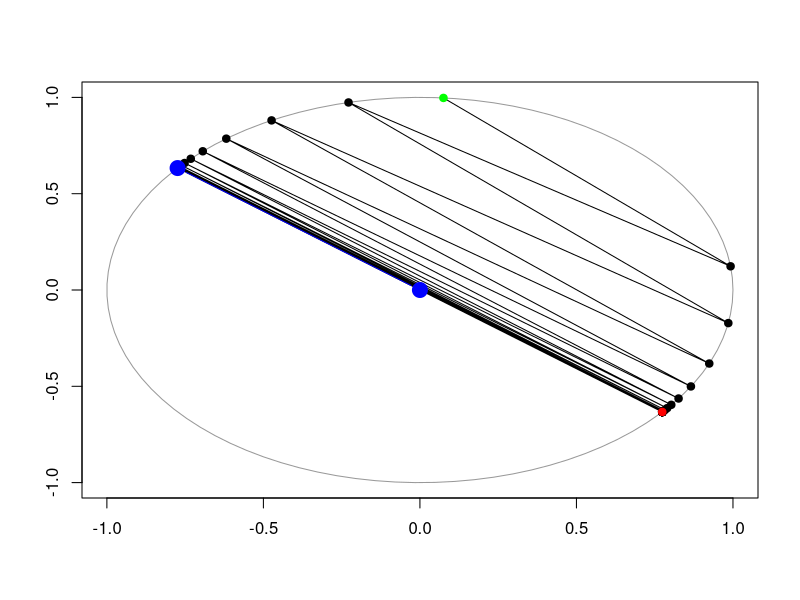

This figure's R source:
## ----setup, include=FALSE------------------------------------------------
knitr::opts_chunk$set(cache=TRUE)


## ------------------------------------------------------------------------
A <- matrix(c(1, 2, 3, 4), nrow = 2, ncol = 2)
A

# Determinant
det(A)

# Rank
library(Matrix)
rankMatrix(A)

# Condition number
kappa(A)

# How to compute the trace?
sum(diag(A))

# Transpose
t(A)

# Inverse
solve(A)

A %*% solve(A) # CHECK


## ------------------------------------------------------------------------
A <- matrix(c(1, 2, 3, 4), nrow = 2, ncol = 2)
B <- matrix(c(4, 3, 2, 1), nrow = 2, ncol = 2)

# Addition
A + B

# Scalar multiplication
3*A

# Matrix multiplication
A %*% B

# Hadamard product aka entrywise multiplication
A * B

# Matrix-vector product
vect <- c(1, 2)
A %*% vect

# BE CAREFUL: R recycles vectors
A * vect


## ------------------------------------------------------------------------
A <- matrix(c(1, 0.5, 0.5, 1), nrow = 2)

result <- eigen(A)

names(result)

result$values

result$vectors

1/sqrt(2)


## ------------------------------------------------------------------------
v1 <- c(1/sqrt(2), 1/sqrt(2))
v2 <- c(1/sqrt(2), -1/sqrt(2))

Lambda <- diag(c(1.5, 0.5))
P <- cbind(v1, v2)

P %*% Lambda %*% t(P)

# Now let's look at a random matrix----
A <- matrix(rnorm(3 * 3), ncol = 3, nrow = 3)
# Let's make it symmetric
A[lower.tri(A)] <- A[upper.tri(A)]
A

result <- eigen(A, symmetric = TRUE)
Lambda <- diag(result$values)
P <- result$vectors

P %*% Lambda %*% t(P)

# How to check if they are equal?
all.equal(A, P %*% Lambda %*% t(P))


## ------------------------------------------------------------------------
A <- matrix(c(1, 0.5, 0.5, 1), nrow = 2)

# Eigenvalue method
result <- eigen(A)
Lambda <- diag(result$values)
P <- result$vectors
A_sqrt <- P %*% Lambda^0.5 %*% t(P)

all.equal(A, A_sqrt %*% A_sqrt) # CHECK

# Cholesky method
# It's upper triangular!
(L <- chol(A))

all.equal(A, t(L) %*% L) # CHECK


## ------------------------------------------------------------------------
set.seed(123)

A <- matrix(rnorm(3*3), ncol = 3)
# Make A symmetric
A[lower.tri(A)] <- A[upper.tri(A)]

# Set initial value
v_current <- rnorm(3)
v_current <- v_current/norm(v_current, type = "2")


## ------------------------------------------------------------------------
# We'll perform 100 iterations
for (i in seq_len(100)) {
  # Save result from previous iteration
  v_previous <- v_current
  # Compute matrix product
  numerator <- A %*% v_current
  # Normalize
  v_current <- numerator/norm(numerator, type = "2")
}

v_current

# Corresponding eigenvalue
num <- t(v_current) %*% A %*% v_current
denom <- t(v_current) %*% v_current
num/denom

# CHECK results
result <- eigen(A, symmetric = TRUE)
result$values[which.max(abs(result$values))]
result$vectors[,which.max(abs(result$values))]


## ---- echo=FALSE, fig.height=6, fig.width=6------------------------------
set.seed(123)
p <- 2

A <- matrix(rnorm(p*p), ncol = p)
# Make A symmetric
A[lower.tri(A)] <- A[upper.tri(A)]

# Set initial value
v_current <- rnorm(p)
v_current <- v_current/norm(v_current, type = "2")
results <- matrix(NA, ncol = p, nrow = 100)

for (i in seq_len(100)) {
  results[i,] <- v_previous <- v_current
  # Compute matrix product
  numerator <- A %*% v_current
  # Normalize
  v_current <- numerator/norm(numerator, type = "2")
}

# Plot sequence
decomp <- eigen(A)
leading_vect <- decomp$vectors[,which.max(abs(decomp$values))]

theta_vect <- seq(0, 2*pi, length.out = 100)
x_circle <- cos(theta_vect)
y_circle <- sin(theta_vect)

plot(x_circle, y_circle, col = 'grey60', type = 'l',
     xlab = "", ylab = "")
lines(results[,1], results[,2])
points(results[,1], results[,2], pch = 19,
       col = c("green", rep("black", 98), "red"))
points(x = c(0, leading_vect[1]), y = c(0, leading_vect[2]), 
       col = 'blue', type = 'b', pch = 19, cex = 2)


## ---- cache = FALSE------------------------------------------------------
set.seed(1234)
A <- matrix(rnorm(3 * 2), ncol = 2, nrow = 3)
result <- svd(A)
names(result)

result$d
result$u
result$v

D <- diag(result$d)
all.equal(A, result$u %*% D %*% t(result$v)) #CHECK


## ---- cache = FALSE------------------------------------------------------
# Note: crossprod(A) == t(A) %*% A
#  tcrossprod(A) == A %*% t(A)
U <- eigen(tcrossprod(A))$vectors
V <- eigen(crossprod(A))$vectors

D <- matrix(0, nrow = 3, ncol = 2)
diag(D) <- result$d

all.equal(A, U %*% D %*% t(V)) # CHECK


## ---- cache = FALSE------------------------------------------------------
# What went wrong?
# Recall that eigenvectors are unique 
# only up to a sign!

# These elements should all be positive
diag(t(U) %*% A %*% V)

# Therefore we need to multiply the 
# corresponding columns of U or V 
# (but not both!) by -1
cols_flip <- which(diag(t(U) %*% A %*% V) < 0)
V[,cols_flip] <- -V[,cols_flip]

all.equal(A, U %*% D %*% t(V)) # CHECK

